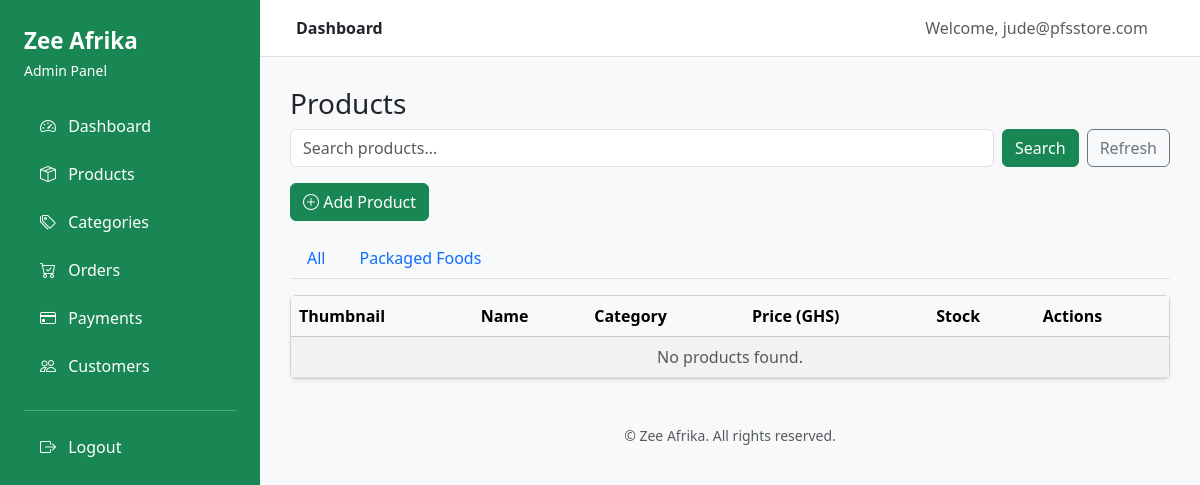
/admin-dashboard/products/?category=4 (signed in), run on an earlier commit of the app's database.
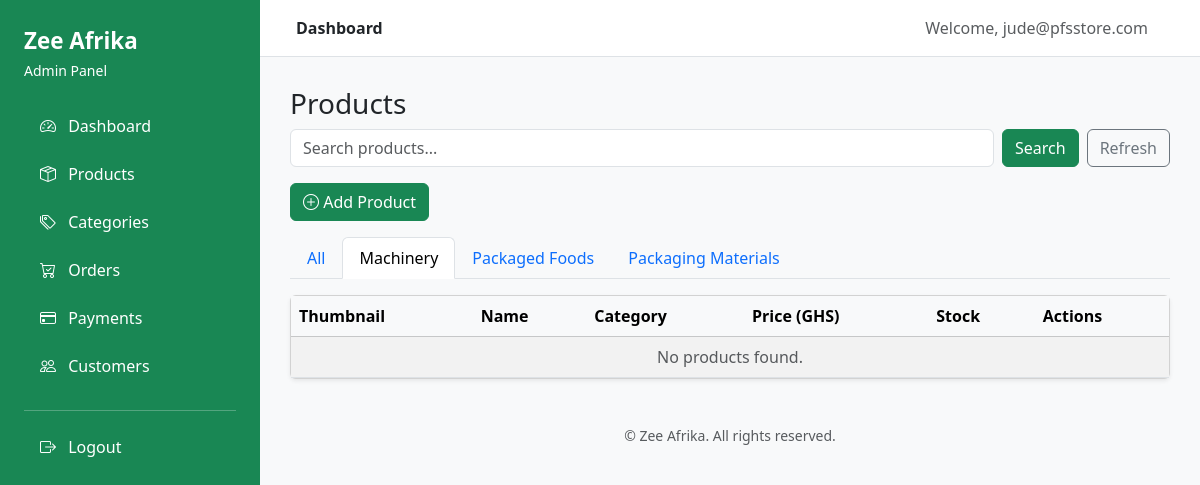
And on a later commit of the database.
### main/models.py (models this page shows, shortened)
class Category(models.Model):
    name = models.CharField(max_length=100, unique=True)
    slug = models.SlugField(unique=True, blank=True)
    class Meta:
        verbose_name_plural = "Categories"

### dashboard/views.py (the view)
# urls.py: path("products/", views.products_list, name="dashboard_products_list"),
@staff_member_required
def products_list(request):
    search_query = request.GET.get("q", "")
    category_id = request.GET.get("category", "")
    categories = Category.objects.all().order_by("name")
    products = Product.objects.all().order_by("-id")
    if search_query:
        products = products.filter(name__icontains=search_query)
    if category_id:
        products = products.filter(category__id=category_id)
    return render(request, "dashboard/products_list.html", {
        "products": products,
        "categories": categories,
        "search_query": search_query,
        "active_category": int(category_id) if category_id else None
    })

### main/context_processors.py (called while the page is built)
def cart_count(request):
    if request.user.is_authenticated:
        cart, created = Cart.objects.get_or_create(user=request.user)
        count = sum(item.quantity for item in cart.items.all())
    else:
        count = 0
    return {
        "cart_count": count
    }

### dashboard/templates/dashboard/products_list.html (shortened to what this page needs)
{% extends "dashboard/base.html" %}
{% load static %}
{% block content %}
<h3>Products</h3>
<form method="get" class="mb-3 d-flex">
    <input type="text" name="q" value="{{ search_query }}" class="form-control me-2" placeholder="Search products...">
    <button type="submit" class="btn btn-success me-2">Search</button>
    <a href="{% url 'dashboard_products_list' %}" class="btn btn-outline-secondary">Refresh</a>
</form>
<button type="button" class="btn btn-success mb-3" data-bs-toggle="modal" data-bs-target="#addProductModal">
    <i class="bi bi-plus-circle"></i> Add Product
</button>
<ul class="nav nav-tabs mb-3">
    <li class="nav-item">
        <a class="nav-link {% if not active_category %}active{% endif %}" href="{% url 'dashboard_products_list' %}">All</a>
    </li>
    {% for cat in categories %}
    <li class="nav-item">
        <a class="nav-link {% if active_category == cat.id %}active{% endif %}" href="?category={{ cat.id }}">{{ cat.name }}</a>
    </li>
    {% endfor %}
</ul>
<div class="card shadow-sm">
  <div class="card-body p-0">
    <table class="table table-hover table-striped mb-0 align-middle">
      <thead class="table-light">
        <tr>
          <th>Thumbnail</th>
          <th>Name</th>
          <th>Category</th>
          <th>Price (GHS)</th>
          <th>Stock</th>
          <th>Actions</th>
        </tr>
      </thead>
      <tbody>
        {% for product in products %}
        <tr>
          <td>
            {% if product.get_main_image_url %}
            <img src="{{ product.get_main_image_url }}" class="rounded" width="50" height="50" alt="{{ product.name }}">
            {% else %}
            <span class="text-muted">No image</span>
            {% endif %}
          </td>
          <td>{{ product.name }}</td>
          {% if product.category %}
          <td>{{ product.category.name }}</td>
          {% else %}
          <td>{{ "—" }}</td>
          {% endif %}
          <td>{{ product.price }}</td>
          <td>{{ product.stock }}</td>
          <td>
            <a href="{% url 'dashboard_edit_product' product.id %}" class="btn btn-sm btn-primary" data-bs-toggle="tooltip" title="Edit">
              <i class="bi bi-pencil"></i>
            </a>
            <button class="btn btn-sm btn-danger" data-bs-toggle="modal" data-bs-target="#deleteProductModal{{ product.id }}" title="Delete">
                <i class="bi bi-trash"></i>
            </button>
            </a>
          </td>
        </tr>
        <div class="modal fade" id="deleteProductModal{{ product.id }}" tabindex="-1" aria-labelledby="deleteProductModalLabel{{ product.id }}" aria-hidden="true">
        <div class="modal-dialog">
            <div class="modal-content">
            <form method="post" action="{% url 'dashboard_delete_product' product.id %}">
                {% csrf_token %}
                <div class="modal-header">
                <h5 class="modal-title text-danger" id="deleteProductModalLabel{{ product.id }}">Delete Product</h5>
                <button type="button" class="btn-close" data-bs-dismiss="modal"></button>
                </div>
                <div class="modal-body">
                Are you sure you want to delete the product "<strong>{{ product.name }}</strong>"? This action cannot be undone.
                </div>
                <div class="modal-footer">
                <button type="button" class="btn btn-secondary" data-bs-dismiss="modal">Cancel</button>
                <button type="submit" class="btn btn-danger">Delete</button>
                </div>
            </form>
            </div>
        </div>
        </div>
        {% empty %}
        <tr>
          <td colspan="6" class="text-center text-muted">No products found.</td>
        </tr>
        {% endfor %}
      </tbody>
    </table>
  </div>
</div>
{% endblock %}

What changed in the data, as far as the page shows it:
added Category: name "Machinery"
added Category: name "Packaging Materials"
